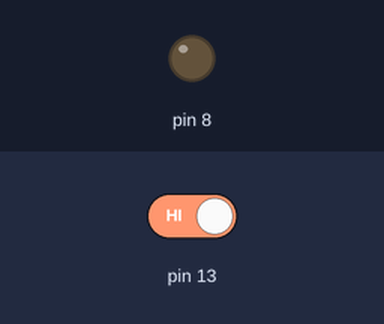
This sketch was run on a simulated Arduino Uno, built with avr-gcc and run on an emulated ATmega328P. On the bench: output pins drawn as LEDs (lit = HIGH). The inputs (shaded band) are chosen by the test bench; at power-on: pin 13 HIGH.

Above: at 1.2 s.
1.3 s: pin 13 driven LOW
At 2.5 s:
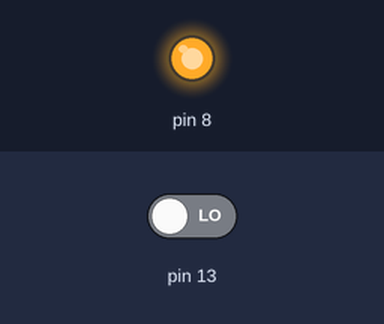
2.8 s: pin 13 driven HIGH
At 3.8 s:
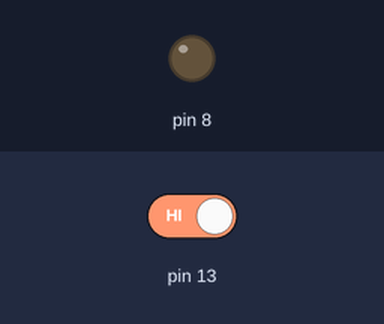
Timing chart, 0 to 5.8 s (numbered marks = the images above; inputs shaded):
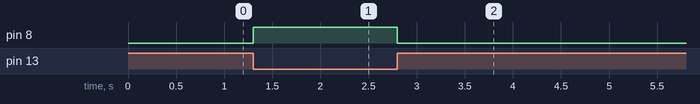

The sketch:

20230515.ino
```cpp
void setup() {
  pinMode(13, INPUT);
  pinMode(8, OUTPUT);

}

void loop() {
  int value = digitalRead(13);
  if(!value){ //!int == (int == 0) / int == (int != 0)
    digitalWrite(8, HIGH);
  }
  else{
    digitalWrite(8, LOW);
  }


}
```

Measured:
- after the input at 1.3 s, pin 8: LOW → HIGH at once
- after the input at 2.8 s, pin 8: HIGH → LOW at once
